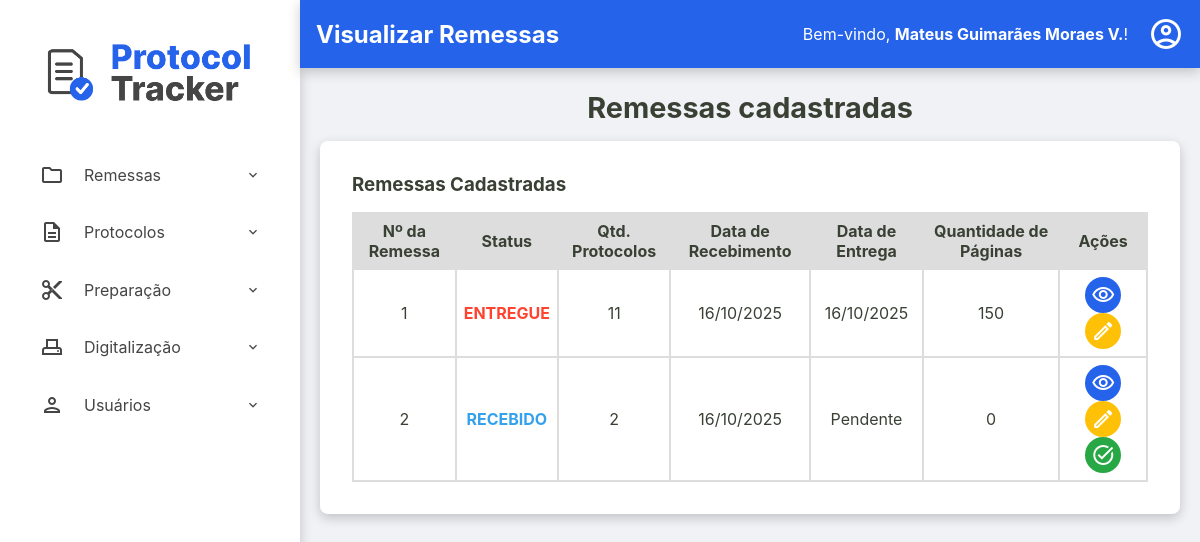
The app's page /admin/remessas/visualizar-remessas (signed in), older data.
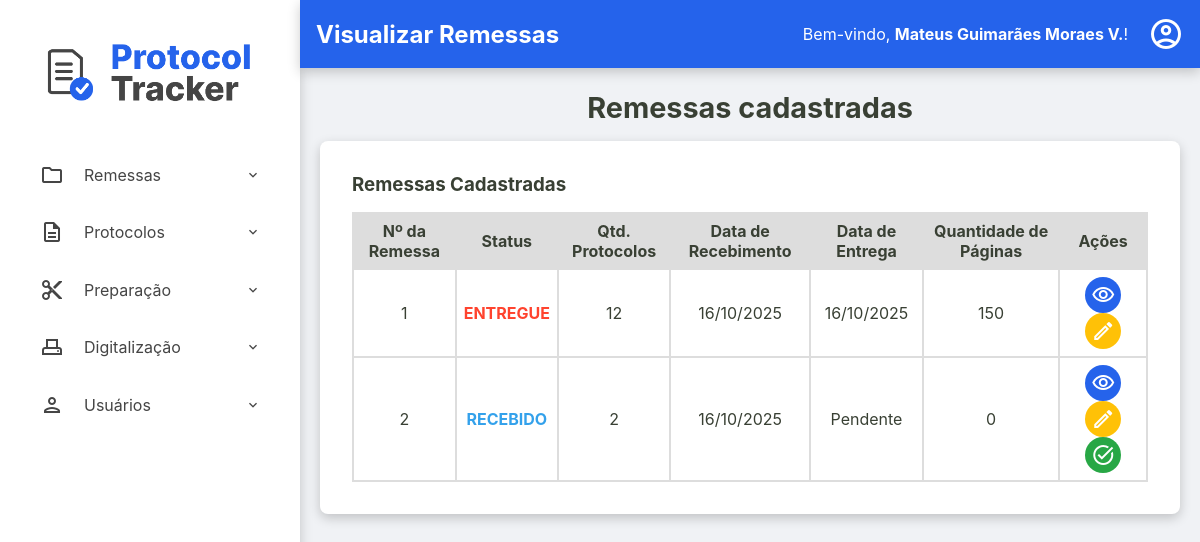
The same page, newer data.
### tables this page shows
CREATE TABLE remessas (
    numero_remessa INTEGER PRIMARY KEY, -- SQLite vai gerenciar o autoincremento aqui
    id TEXT NOT NULL UNIQUE, -- Seu ID de texto continua sendo obrigatório e único
    data_recebimento TEXT NOT NULL,
    data_entrega TEXT NULL,
    status TEXT NOT NULL DEFAULT 'RECEBIDO',
    quantidade_protocolos INTEGER NULL CHECK (quantidade_protocolos >= 0),
    id_administrador INTEGER NOT NULL,
    observacoes TEXT NULL,
    FOREIGN KEY (id_administrador) REFERENCES usuarios (id)
  );

### src/Controller/Admin/RemessaController.php (called while the page is built, shortened)
<?php
class RemessaController
{
    public function exibirRemessas(?string $erro = null)
    {
        try {
            $listaRemessas = $this->remessaRepository->all();
            require __DIR__ . '/../../../templates/admin/visualizar-remessas.php';
        } catch (Exception $e) {
            $this->home($e->getMessage());
        }
    }
}

### src/Repository/RemessaRepository.php (called while the page is built, shortened)
<?php
class RemessaRepository implements RemessaRepositoryInterface
{
    private PDO $connection;
    public function __construct(PDO $connection)
    {
        $this->connection = $connection;
    }
    public function all(): array
    {
        $sqlQuery = "SELECT * FROM remessas ORDER BY data_recebimento DESC;";
        $stmt = $this->connection->query($sqlQuery);
        return $this->hidrataLista($stmt);
    }
    private function hidrataLista(PDOStatement $stmt): array
    {
        $listaDeRemessas = [];
        while($dadosRemessa = $stmt->fetch()){
            $listaDeRemessas[] = Remessa::fromArray($dadosRemessa);
        }
        return $listaDeRemessas;
    }
}

### src/Model/Remessa.php (called while the page is built, shortened)
<?php
class Remessa {
    public function getId(): string { return $this->id; }
    public function getNumeroRemessa(): int { return $this->numero_remessa; }
    public function getDataRecebimento(): DateTimeImmutable { return $this->data_recebimento; }
    public function getDataEntrega(): ?DateTimeImmutable { return $this->data_entrega; }
    public function getStatus(): string { return $this->status; }
    public function getQuantidadeProtocolos(): ?int { return $this->quantidade_protocolos; }
    public static function fromArray(array $array): self
    {
        try {
            $data_recebimento = new DateTimeImmutable($array['data_recebimento']);
            $data_entrega = isset($array['data_entrega']) ? new DateTimeImmutable($array['data_entrega']) : null;
        } catch (Exception $e) {
            throw new Exception("Falha ao criar data");
        }
        return new self(
            $array['id'],
            (int) $array['numero_remessa'] ?? null,
            $data_recebimento,
            $data_entrega,
            $array['status'],
            isset($array['quantidade_protocolos']) ? (int)$array['quantidade_protocolos'] : null,
            (int)$array['id_administrador'],
            $array['observacoes'] ?? null
        );
    }
}

### src/Repository/ProtocoloRepository.php (called while the page is built, shortened)
<?php
class ProtocoloRepository implements ProtocoloRepositoryInterface
{
    private PDO $connection;
    public function __construct(PDO $connection)
    {
        $this->connection = $connection;
    }
    public function sumPagesByRemessaAndStatus(string $id_remessa, string $status): int
    {
        $sqlQuery = "SELECT SUM(quantidade_paginas) FROM protocolos WHERE id_remessa = :id_remessa AND status = :status;";
        $stmt = $this->connection->prepare($sqlQuery);
        $stmt->bindValue(':id_remessa', $id_remessa);
        $stmt->bindValue(':status', $status);
        $stmt->execute();
        $total = $stmt->fetchColumn();
        return (int)$total;
    }
}

### templates/admin/visualizar-remessas.php (the view, shortened to what the changed rows need)
<?php require __DIR__ . '/../components/_header.php'; ?>
<h2>Remessas cadastradas</h2>
<div class="container-principal-busca">
    <div class="listagem-container">
        <table id="tabela-protocolos" class="protocolos-table datatable-js">
            <thead>
                <tr>
                    <th>Nº da Remessa</th>
                    <th>Status</th>
                    <th>Qtd. Protocolos</th>
                    <th>Data de Recebimento</th>
                    <th>Data de Entrega</th>
                    <th>Quantidade de Páginas</th>
                    <th class="acoes-header">Ações</th>
                </tr>
            </thead>
            <tbody>
                <?php foreach ($listaRemessas as $remessa): ?>
                    <tr>
                        <td><?= htmlspecialchars($remessa->getNumeroRemessa()) ?></td>
                        <td class="<?= htmlspecialchars($remessa->getStatus()) ?>"><?= htmlspecialchars($remessa->getStatus()) ?></td>
                        <td><?= htmlspecialchars($remessa->getQuantidadeProtocolos() ?? 0) ?></td>
                        <td><?= $remessa->getDataRecebimento() ? $remessa->getDataRecebimento()->format('d/m/Y') : 'N/A' ?></td>
                        <td><?= $remessa->getDataEntrega() ? $remessa->getDataEntrega()->format('d/m/Y') : 'Pendente' ?></td>
                        <td>
                            <?php
                                $totalDigitalizadas = $this->protocoloRepository->sumPagesByRemessaAndStatus($remessa->getId(), 'DIGITALIZADO');
                                $totalEntregues = $this->protocoloRepository->sumPagesByRemessaAndStatus($remessa->getId(), 'ENTREGUE');
                                $totalPaginasDigitalizadas = $totalDigitalizadas + $totalEntregues;
                                echo $totalPaginasDigitalizadas;
                            ?>
                        </td>
                        <td class="acoes-cell">
                            <a href="/admin/remessas/protocolos?id=<?= htmlspecialchars($remessa->getId()) ?>" class="btn-acao btn-detalhes" title="Ver Protocolos">
                                <span class="material-icons-outlined">visibility</span>
                            </a>
                            <a href="/admin/remessas/editar-remessa?id=<?= htmlspecialchars($remessa->getId()) ?>" class="btn-acao btn-editar" title="Editar Remessa">
                                <span class="material-icons-outlined">edit</span>
                            </a>
                        </td>
                    </tr>
                <?php endforeach; ?>
            </tbody>
        </table>
    </div>
</div>
<?php require __DIR__ . '/../components/_footer.php'; ?>

Row changes from the older to the newer data that the page shows:
changed remessas "ENTREGUE": quantidade_protocolos "11" → "12"
